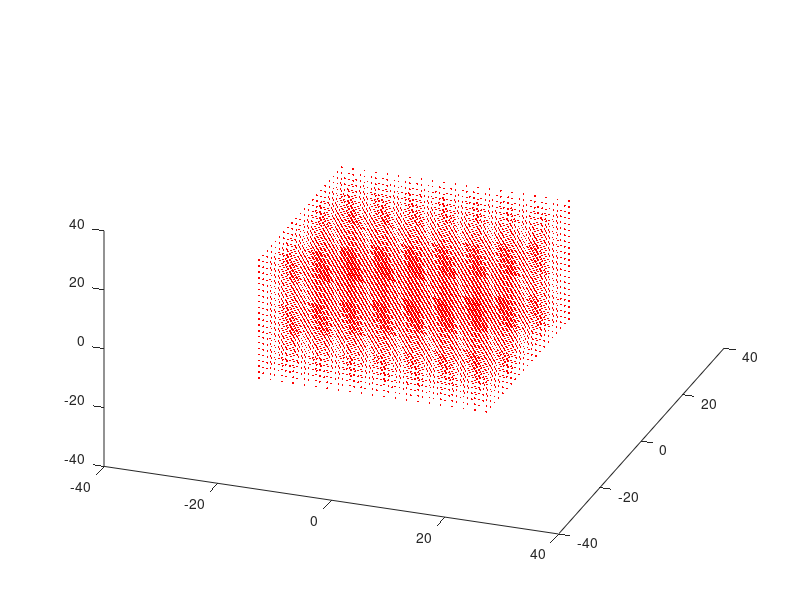

The MATLAB source for this figure: (Note: this script raises an error after producing the figure.)
clear all

% Lorenz's parameters (chaotic)
sigma = 10;
beta = 8/3;
rho = 28;

% Initial condition - large cube of points
xvec = -20:2:20;
yvec = -20:2:20;
zvec = -20:2:20;
[x0,y0,z0] = meshgrid(xvec,yvec,zvec);
yIC(1,:,:,:) = x0;
yIC(2,:,:,:) = y0;
yIC(3,:,:,:) = z0;

plot3(yIC(1,:),yIC(2,:),yIC(3,:),'r.','LineWidth',2,'MarkerSize',4)
axis([-40 40 -40 40 -40 40])
view(20,40);
drawnow

%% Compute trajectory 
dt =0.01;
duration = 4;
tspan=[0,duration]; 
L = duration/dt; 
yparticles = yIC; 

% this code is slow because MATLAB is not compiled
% we use nested for loops to step through every single IC in the cube
% one at a time...
for step=1:L
    time = step*dt;   
    for i=1:length(xvec)
        for j=1:length(yvec)
            for k=1:length(zvec)
                yin = yparticles(:,i,j,k);
                yout = RK_4(@(t,y)lorenz(t,y,sigma,beta,rho),dt,time,yin);
                yparticles(:,i,j,k) = yout;
            end
        end
    end
    plot3(yparticles(1,:),yparticles(2,:),yparticles(3,:),'r.','LineWidth',2,'MarkerSize',4)
    view(20,40);
    axis([-40 40 -40 40 -10 40])
    drawnow
end